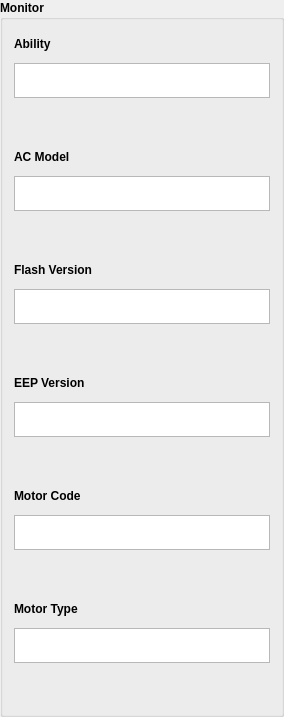
                <widget class="QGroupBox" name="groupBox_7">
                 <property name="minimumSize">
                  <size>
                   <width>0</width>
                   <height>350</height>
                  </size>
                 </property>
                 <property name="font">
                  <font>
                   <pointsize>9</pointsize>
                   <weight>75</weight>
                   <italic>false</italic>
                   <bold>true</bold>
                   <underline>false</underline>
                   <strikeout>false</strikeout>
                   <kerning>true</kerning>
                  </font>
                 </property>
                 <property name="title">
                  <string>Monitor</string>
                 </property>
                 <layout class="QVBoxLayout" name="verticalLayout_177">
                  <item>
                   <layout class="QVBoxLayout" name="verticalLayout_184">
                    <item>
                     <layout class="QVBoxLayout" name="verticalLayout_179">
                      <item>
                       <widget class="QLabel" name="Ability_label_2">
                        <property name="minimumSize">
                         <size>
                          <width>0</width>
                          <height>26</height>
                         </size>
                        </property>
                        <property name="maximumSize">
                         <size>
                          <width>16777215</width>
                          <height>35</height>
                         </size>
                        </property>
                        <property name="text">
                         <string>Ability</string>
                        </property>
                       </widget>
                      </item>
                      <item>
                       <widget class="QTextEdit" name="Abilityversion_textEdit_2">
                        <property name="minimumSize">
                         <size>
                          <width>0</width>
                          <height>26</height>
                         </size>
                        </property>
                        <property name="maximumSize">
                         <size>
                          <width>16777215</width>
                          <height>35</height>
                         </size>
                        </property>
                        <property name="readOnly">
                         <bool>true</bool>
                        </property>
                       </widget>
                      </item>
                      <item>
                       <spacer name="verticalSpacer_86">
                        <property name="orientation">
                         <enum>Qt::Vertical</enum>
                        </property>
                        <property name="sizeHint" stdset="0">
                         <size>
                          <width>20</width>
                          <height>40</height>
                         </size>
                        </property>
                       </spacer>
                      </item>
                     </layout>
                    </item>
                    <item>
                     <layout class="QVBoxLayout" name="verticalLayout_178">
                      <item>
                       <widget class="QLabel" name="Model_label_2">
                        <property name="minimumSize">
                         <size>
                          <width>0</width>
                          <height>26</height>
                         </size>
                        </property>
                        <property name="maximumSize">
                         <size>
                          <width>16777215</width>
                          <height>35</height>
                         </size>
                        </property>
                        <property name="text">
                         <string>AC Model</string>
                        </property>
                       </widget>
                      </item>
                      <item>
                       <widget class="QTextEdit" name="AcModel_textEdit_2">
                        <property name="minimumSize">
                         <size>
                          <width>0</width>
                          <height>26</height>
                         </size>
                        </property>
                        <property name="maximumSize">
                         <size>
                          <width>16777215</width>
                          <height>35</height>
                         </size>
                        </property>
                        <property name="readOnly">
                         <bool>true</bool>
                        </property>
                       </widget>
                      </item>
                      <item>
                       <spacer name="verticalSpacer_85">
                        <property name="orientation">
                         <enum>Qt::Vertical</enum>
                        </property>
                        <property name="sizeHint" stdset="0">
                         <size>
                          <width>20</width>
                          <height>40</height>
                         </size>
                        </property>
                       </spacer>
                      </item>
                     </layout>
                    </item>
                    <item>
                     <layout class="QVBoxLayout" name="verticalLayout_181">
                      <item>
                       <widget class="QLabel" name="Flashv_label">
                        <property name="minimumSize">
                         <size>
                          <width>0</width>
                          <height>26</height>
                         </size>
                        </property>
                        <property name="maximumSize">
                         <size>
                          <width>16777215</width>
                          <height>35</height>
                         </size>
                        </property>
                        <property name="text">
                         <string>Flash Version</string>
                        </property>
                       </widget>
                      </item>
                      <item>
                       <widget class="QTextEdit" name="Flashv_textEdit">
                        <property name="minimumSize">
                         <size>
                          <width>0</width>
                          <height>26</height>
                         </size>
                        </property>
                        <property name="maximumSize">
                         <size>
                          <width>16777215</width>
                          <height>35</height>
                         </size>
                        </property>
                        <property name="readOnly">
                         <bool>true</bool>
                        </property>
                       </widget>
                      </item>
                      <item>
                       <spacer name="verticalSpacer_88">
                        <property name="orientation">
                         <enum>Qt::Vertical</enum>
                        </property>
                        <property name="sizeHint" stdset="0">
                         <size>
                          <width>20</width>
                          <height>40</height>
                         </size>
                        </property>
                       </spacer>
                      </item>
                     </layout>
                    </item>
                    <item>
                     <layout class="QVBoxLayout" name="verticalLayout_180">
                      <item>
                       <widget class="QLabel" name="EEPV_label">
                        <property name="minimumSize">
                         <size>
                          <width>0</width>
                          <height>26</height>
                         </size>
                        </property>
                        <property name="maximumSize">
                         <size>
                          <width>16777215</width>
                          <height>35</height>
                         </size>
                        </property>
                        <property name="text">
                         <string>EEP Version</string>
                        </property>
                       </widget>
                      </item>
                      <item>
                       <widget class="QTextEdit" name="EEPV_textEdit">
                        <property name="minimumSize">
                         <size>
                          <width>0</width>
                          <height>26</height>
                         </size>
                        </property>
                        <property name="maximumSize">
                         <size>
                          <width>16777215</width>
                          <height>35</height>
                         </size>
                        </property>
                        <property name="readOnly">
                         <bool>true</bool>
                        </property>
                       </widget>
                      </item>
                      <item>
                       <spacer name="verticalSpacer_87">
                        <property name="orientation">
                         <enum>Qt::Vertical</enum>
                        </property>
                        <property name="sizeHint" stdset="0">
                         <size>
                          <width>20</width>
                          <height>40</height>
                         </size>
                        </property>
                       </spacer>
                      </item>
                     </layout>
                    </item>
                    <item>
                     <layout class="QVBoxLayout" name="verticalLayout_183">
                      <item>
                       <widget class="QLabel" name="PartCode_label">
                        <property name="minimumSize">
                         <size>
                          <width>0</width>
                          <height>26</height>
                         </size>
                        </property>
                        <property name="maximumSize">
                         <size>
                          <width>16777215</width>
                          <height>35</height>
                         </size>
                        </property>
                        <property name="text">
                         <string>Motor Code</string>
                        </property>
                       </widget>
                      </item>
                      <item>
                       <widget class="QTextEdit" name="MotorCode_textEdit">
                        <property name="minimumSize">
                         <size>
                          <width>0</width>
                          <height>26</height>
                         </size>
                        </property>
                        <property name="maximumSize">
                         <size>
                          <width>16777215</width>
                          <height>35</height>
                         </size>
                        </property>
                        <property name="readOnly">
                         <bool>true</bool>
                        </property>
                       </widget>
                      </item>
                      <item>
                       <spacer name="verticalSpacer_90">
                        <property name="orientation">
                         <enum>Qt::Vertical</enum>
                        </property>
                        <property name="sizeHint" stdset="0">
                         <size>
                          <width>20</width>
                          <height>40</height>
                         </size>
                        </property>
                       </spacer>
                      </item>
                     </layout>
                    </item>
                    <item>
                     <layout class="QVBoxLayout" name="verticalLayout_182">
                      <item>
                       <widget class="QLabel" name="Type_label">
                        <property name="minimumSize">
                         <size>
                          <width>0</width>
                          <height>26</height>
                         </size>
                        </property>
                        <property name="maximumSize">
                         <size>
                          <width>16777215</width>
                          <height>35</height>
                         </size>
                        </property>
                        <property name="text">
                         <string>Motor Type</string>
                        </property>
                       </widget>
                      </item>
                      <item>
                       <widget class="QTextEdit" name="MotorType_textEdit">
                        <property name="minimumSize">
                         <size>
                          <width>0</width>
                          <height>26</height>
                         </size>
                        </property>
                        <property name="maximumSize">
                         <size>
                          <width>16777215</width>
                          <height>35</height>
                         </size>
                        </property>
                        <property name="readOnly">
                         <bool>true</bool>
                        </property>
                       </widget>
                      </item>
                      <item>
                       <spacer name="verticalSpacer_89">
                        <property name="orientation">
                         <enum>Qt::Vertical</enum>
                        </property>
                        <property name="sizeHint" stdset="0">
                         <size>
                          <width>20</width>
                          <height>40</height>
                         </size>
                        </property>
                       </spacer>
                      </item>
                     </layout>
                    </item>
                   </layout>
                  </item>
                 </layout>
                </widget>
